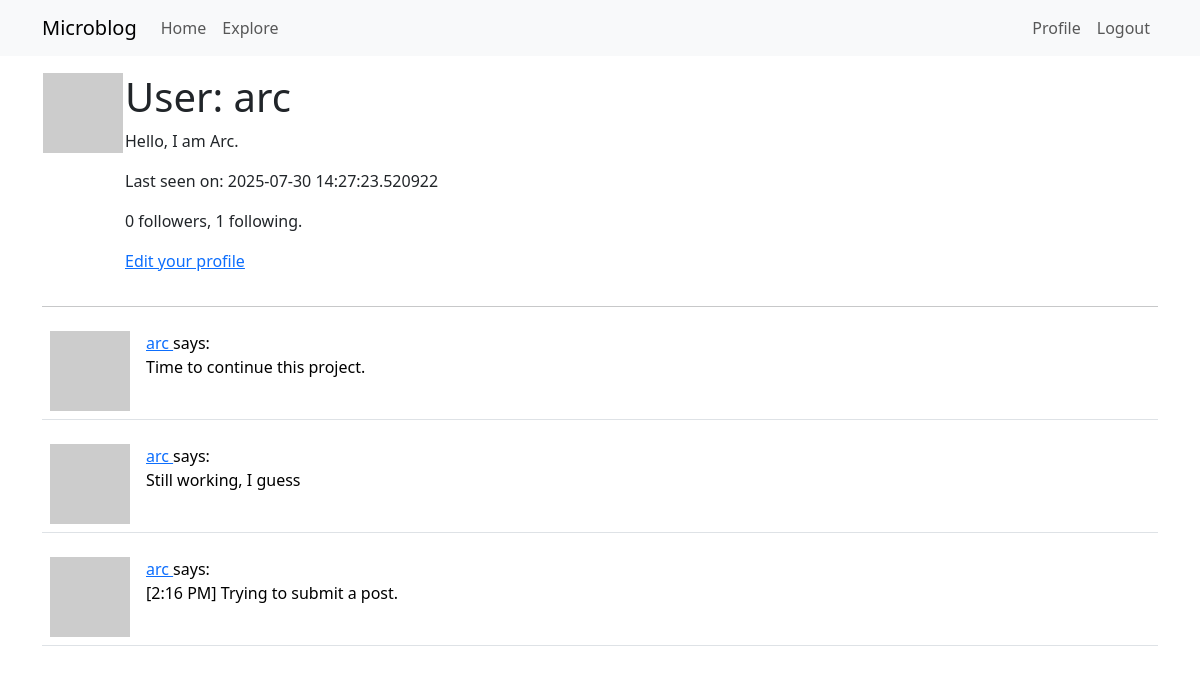
/user/arc (signed in), run on an earlier commit of the app's database.
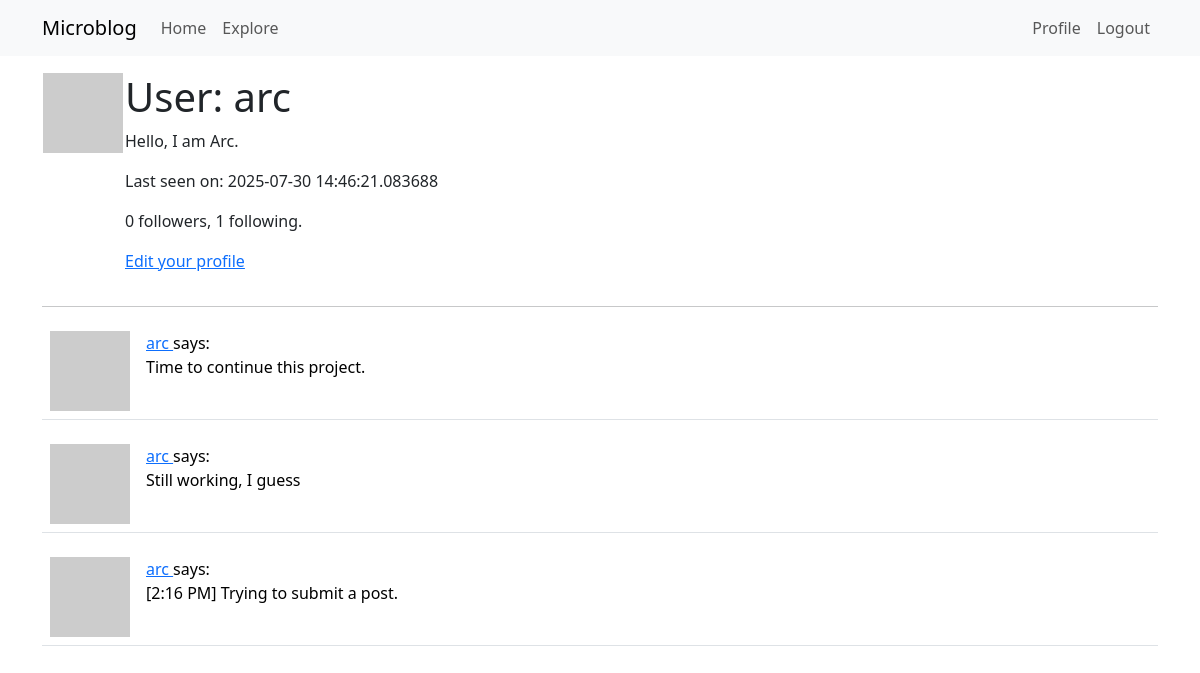
And on a later commit of the database.
### app/models.py (models this page shows, shortened)
class User(UserMixin, db.Model):
    id: so.Mapped[int] = so.mapped_column(primary_key = True)
    username: so.Mapped[str] = so.mapped_column(sa.String(64), index=True, unique=True)
    email: so.Mapped[str] = so.mapped_column(sa.String(120), index=True, unique=True)
    password_hash: so.Mapped[Optional[str]] = so.mapped_column(sa.String(256))
    posts: so.WriteOnlyMapped['Post'] = so.relationship(back_populates='author')
    about_me: so.Mapped[Optional[str]] = so.mapped_column(sa.String(140))
    last_seen: so.Mapped[Optional[datetime]] = so.mapped_column(
        default=lambda: datetime.now(timezone.utc))
    def avatar(self, size):
        digest = md5(self.email.lower().encode('utf-8')).hexdigest()
        return f'https://www.gravatar.com/avatar/{digest}?d=identicon&s={size}'
    """
    Both relationships are defined with the so.WriteOnlyMapped type
    > secondary configures the association table that is used for this relationship, which I defined right above this class.
    > primaryjoin indicates the condition that links the entity to the association table. In the following relationship, the user has to match the follower_id attribute of the association table, so the condition reflects that.
    >  The followers.c.follower_id expression references the follower_id column of the association table. In the followers relationship, the roles are reversed, so the user must match the followed_id column.
    > secondaryjoin indicates the condition that links the association table to the user on the other side of the relationship. In the following relationship, the user has to match the followed_id column, and in the followers relationship, the user has to match the follower_id column.
    """
    following: so.WriteOnlyMapped['User'] = so.relationship(
        secondary=followers, primaryjoin=(followers.c.follower_id == id),
        secondaryjoin=(followers.c.followed_id == id),
        back_populates='followers')
    followers: so.WriteOnlyMapped['User'] = so.relationship(
        secondary=followers, primaryjoin=(followers.c.followed_id == id),
        secondaryjoin=(followers.c.follower_id == id),
        back_populates='following')
    """
    The is_following() method performs a query on the following relationship to see if a given user is already included in it. All write-only relationships have a select() method that constructs a query that returns all the elements in the relationship.

    The followers_count() and following_count() methods return the follower and following counts for the user. The sa.select() clause for these queries specify the sa.func.count() function from SQLAlchemy, to indicate that I want to get the result of a function.

    The select_from() clause is then added with the query that needs to be counted. Whenever a query is included as part of a larger query, SQLAlchemy requires the inner query to be converted to a sub-query by calling the subquery() method.
    """
    def is_following(self, user):
        query = self.following.select().where(followers.c.followed_id == user.id)
        return db.session.scalar(query) is not None
    def followers_count(self):
        query = sa.select(sa.func.count()).select_from(
            self.followers.select().subquery()
        )
        return db.session.scalar(query)
    def following_count(self):
        query = sa.select(sa.func.count()).select_from(
            self.following.select().subquery()
        )
        return db.session.scalar(query)
    """
    The select() portion of the query defines the entity that needs to be obtained, which in this case is posts. What I'm doing next is joining the entries in the posts table with the Post.author relationship.

    A join is a database operation that combines rows from two tables, according to a given criteria temporarily. When the join() clause is given a relationship as an argument, SQLAlchemy combines the rows from the left and right sides of the relationship.

    Effectively, what the join above does is create an extended table that provides access to posts, along with information about the author of each post.

    To be able to clearly tell SQLAlchemy how to join all these tables, I need to have a way to refer to users independently as authors and as followers. The so.aliased() calls are used to create two references to the User model that I can use in the query.
    """
    """
    The get_reset_password_token() function returns a JWT token as a string, which is generated directly by the jwt.encode() function.
    The verify_reset_password_token() is a static method, which means that it can be invoked directly from the class.
    """
    def get_reset_password_token(self, expires_in=600):
        return jwt.encode(
            {'reset_password': self.id, 'exp': time() + expires_in},
            app.config['SECRET_KEY'], algorithm='HS256')
    @staticmethod
    def verify_reset_password_token(token):
        try:
            id = jwt.decode(token, app.config['SECRET_KEY'], algorithms=['HS256'])['reset_password']
        except:
            return
        return db.session.get(User, id)

class Post(db.Model):
    id: so.Mapped[int] = so.mapped_column(primary_key=True)
    body: so.Mapped[str] = so.mapped_column(sa.String(140))
    timestamp: so.Mapped[datetime] = so.mapped_column(index=True, default=lambda: datetime.now(timezone.utc))
    user_id: so.Mapped[int] = so.mapped_column(sa.ForeignKey(User.id), index=True)
    author: so.Mapped[User] = so.relationship(back_populates='posts')

### app/routes.py (the view)
@app.route('/user/<username>')
@login_required
def user(username):
	user = db.first_or_404(sa.select(User).where(User.username == username))
	page = request.args.get('page', 1, type=int)
	query = user.posts.select().order_by(Post.timestamp.desc())
	posts = db.paginate(query, page=page,
			per_page=app.config['POSTS_PER_PAGE'],
			error_out=False)
	next_url = url_for('user', username=user.username, page=posts.next_num) \
		if posts.has_next else None
	prev_url = url_for('user', username=user.username, page=posts.prev_num) \
		if posts.has_prev else None
	form = EmptyForm()
	return render_template('user.html', user=user, posts=posts,
						next_url=next_url, prev_url=prev_url,
						form=form)

### app/models.py (called while the page is built)
@login.user_loader
def load_user(id):
    return db.session.get(User, int(id))

### app/routes.py (called while the page is built)
@app.before_request # Executes before the view function
def before_request():
	if current_user.is_authenticated:
		current_user.last_seen = datetime.now(timezone.utc)
		db.session.commit()

### app/templates/user.html (shortened to what this page needs)
{% extends 'base.html' %}
{% block content %}
    <table>
        <tr valign='top'>
            <td><img src="{{ user.avatar(128) }}"></td>
            <td>
                <h1>User: {{ user.username }}</h1>
                {% if user.about_me%}<p> {{ user.about_me }}</p> {% endif %}
                {% if user.last_seen %}<p>Last seen on: {{ user.last_seen }}</p> {% endif %}
                <p> {{ user.followers_count() }} followers, {{ user.following_count() }} following.</p>
                {% if user == current_user %}
                    <p><a href="{{url_for('edit_profile') }}">Edit your profile</a></p>
                {% endif %}
            </td>
        </tr>
    </table>
    <hr>
    {% for post in posts %}
        {% include '_post.html' %}
    {% endfor %}
{% endblock %}

### app/templates/base.html (shortened to what this page needs)
<!doctype html>
<html>
    <head>
        <link
            href="https://cdn.jsdelivr.net/npm/bootstrap@5.3.7/dist/css/bootstrap.min.css" rel="stylesheet"
>
    </head>
    <body>
        <nav class="navbar navbar-expand-lg bg-body-tertiary">
        <div class="container">
            <a class="navbar-brand" href="{{ url_for('index') }}">Microblog</a>
            <div class="collapse navbar-collapse" id="navbarSupportedContent">
            <ul class="navbar-nav me-auto mb-2 mb-lg-0">
                <li class="nav-item">
                <a class="nav-link" aria-current="page" href="{{ url_for('index') }}">Home</a>
                </li>
                <li class="nav-item">
                <a class="nav-link" aria-current="page" href="{{ url_for('explore') }}">Explore</a>
                </li>
            </ul>
            <ul class="navbar-nav mb-2 mb-lg-0">
                {% if current_user.is_anonymous %}
                <li class="nav-item">
                <a class="nav-link" aria-current="page" href="{{ url_for('login') }}">Login</a>
                </li>
                {% else %}
                <li class="nav-item">
                <a class="nav-link" aria-current="page" href="{{ url_for('user', username=current_user.username) }}">Profile</a>
                </li>
                <li class="nav-item">
                <a class="nav-link" aria-current="page" href="{{ url_for('logout') }}">Logout</a>
                </li>
                {% endif %}
            </ul>
            </div>
        </div>
        </nav>
        <div class="container mt-3">
            {% block content %}{% endblock %}
        </div>
    </body>
</html>

### app/templates/_post.html
<table class="table table-hover">
    <tr>
        <td width="70px">
            <a href="{{ url_for('user', username=post.author.username) }}">
                <img src="{{ post.author.avatar(36)}}">
            </a>
        </td>
        <td>
            <a href="{{ url_for('user', username=post.author.username) }}">
                {{ post.author.username }}
            </a>
            says:<br> {{ post.body }}
        </td>
    </tr>
</table>

What changed in the data, as far as the page shows it:
changed User "arc": last_seen "2025-07-30 14:27:23.520922" → "2025-07-30 14:46:21.083688"
